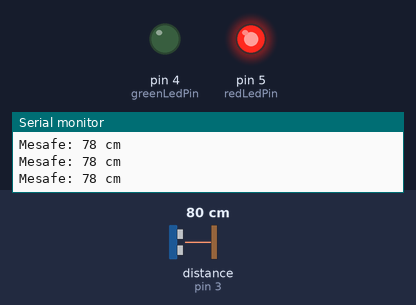
Bench run of a sketch on a simulated Arduino Uno, built with avr-gcc and run on an emulated ATmega328P. Parts: output pins drawn as LEDs (lit = HIGH), the last lines printed to the serial monitor. Wiring (inferred from the names in the program): ultrasonic range finder: trigger pin 2; echo pin 3. The test bench sets the inputs (shaded band); at power-on: distance to the obstacle (sensor on pin 3) 80 cm. The echo pulse lasts 58.3 µs per cm; pins used as bus, display or sensor lines are not drawn.

Above: at 1.3 s.
1.4 s: distance to the obstacle (sensor on pin 3) set to 12 cm
2.9 s: distance to the obstacle (sensor on pin 3) set to 9 cm
At 3.7 s:
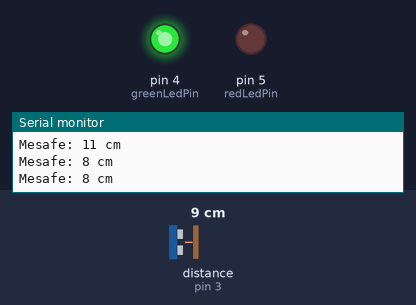
4.5 s: distance to the obstacle (sensor on pin 3) set to 18 cm
At 5.0 s:
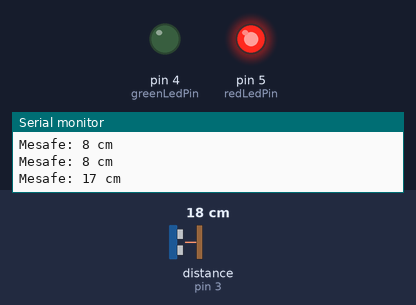
6.0 s: distance to the obstacle (sensor on pin 3) set to 2 cm
At 6.3 s:
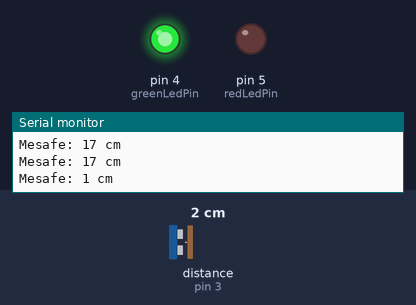
Timing chart, 0 to 8.5 s (numbered marks = the images above; inputs shaded):
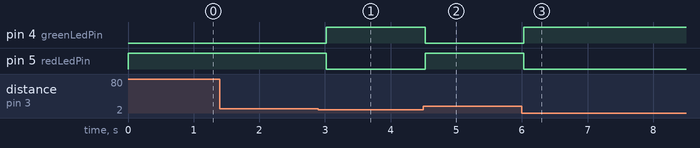

Measured:
- the behaviour switches between 11 and 10 cm on distance to the obstacle (sensor on pin 3) (found by bisection; images 0 and 1)
- after the input at 2.9 s, pin 4 (greenLedPin): LOW → HIGH after 0.12 s; pin 5 (redLedPin): HIGH → LOW after 0.12 s
- after the input at 4.5 s, pin 4 (greenLedPin): HIGH → LOW at once; pin 5 (redLedPin): LOW → HIGH at once
- after the input at 6.0 s, pin 4 (greenLedPin): LOW → HIGH at once; pin 5 (redLedPin): HIGH → LOW at once

The sketch:

proje.ino
```cpp
const int trigPin = 2;    // Ultrasonik sensörün trig pini
const int echoPin = 3;    // Ultrasonik sensörün echo pini
const int greenLedPin = 4;  // Yeşil LED'in bağlı olduğu pin
const int redLedPin = 5;    // Kırmızı LED'in bağlı olduğu pin

void setup() {
  pinMode(trigPin, OUTPUT);
  pinMode(echoPin, INPUT);
  pinMode(greenLedPin, OUTPUT);
  pinMode(redLedPin, OUTPUT);
  Serial.begin(9600);
}

void loop() {
  // Ultrasonik sensörden mesafe ölçümü
  digitalWrite(trigPin, LOW);
  delayMicroseconds(2);
  digitalWrite(trigPin, HIGH);
  delayMicroseconds(10);
  digitalWrite(trigPin, LOW);
  long duration = pulseIn(echoPin, HIGH);
  int distance = duration * 0.034 / 2;

  // Sensörün algıladığı mesafeleri görmek için
  Serial.print("Mesafe: ");
  Serial.print(distance);
  Serial.println(" cm");

  // Mesafe 10 cm'den daha kısa ise yeşil LED'i yak, aksi halde kırmızı LED'i yak ama alttaki 10 sayısı değiştiğirirseniz santimde öyle değişir
  if (distance < 10) {
    digitalWrite(greenLedPin, HIGH);
    digitalWrite(redLedPin, LOW);
  } else {
    digitalWrite(greenLedPin, LOW);
    digitalWrite(redLedPin, HIGH);
  }

  delay(500);  // Ölçümler arasında 0.5 saniye bekleme yapıyor
}
```
